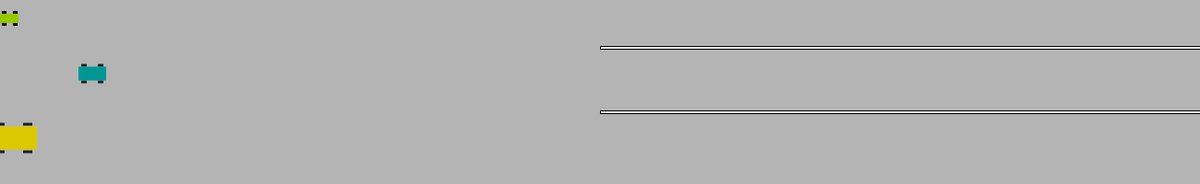
Frame 1 (no input)
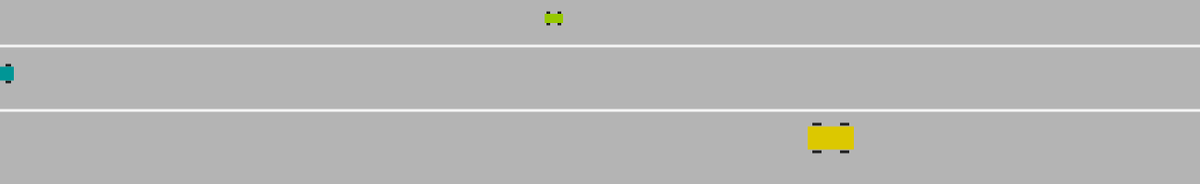
Frame 60 (the mouse pressed at the canvas centre just before this capture)
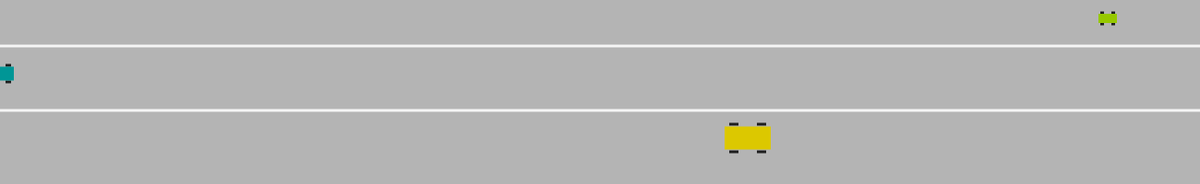
Frame 120 (the mouse held since frame 60 and released just before this capture)

The Processing sketch that drew these frames (run headless with seeded random() and noise(); from frame 60 on, the mouse is pressed at the canvas centre):

// Processing sketch: processing_42632
// ── processing_42632.pde

  Car myCar01;
  Car myCar02;
  Car myCar03;
  
void setup(){  
  size(1300, 200);
  myCar01=new Car(20,color(150,200,0),20, 10);
  myCar02=new Car(30,color(0, 150, 150), 80,100);
  myCar03=new Car(50,color(220,200,0), 150, 15);
}
 
void draw() {
  background(180);
  fill(245);
  rect(650,50,1300,3);
  rect(650,120,1300,3);
  myCar01.move();
  myCar02.move();
  myCar03.move();
  myCar01.bounce();
  myCar02.bounce();
  myCar03.bounce();
  myCar01.display();
  myCar02.display();
  myCar03.display();
}

  class Car {
  float x_position;
  float carsize;
  color cr;
  float y_position;
  float x_speed;
  
 
  Car(float Sz,color Cr, float Y, float car_speed) {
    x_position=0;
    cr=Cr;
    carsize=Sz;
    y_position=Y;
    x_speed=car_speed;
  }
 
  void move() {
    x_position=x_position+x_speed;
  }
  
  void bounce(){
    //if x_position reach to the end of the wall
    if (x_position > width || x_position<0) {
      //inverse the speed
      x_speed=x_speed*-1;
    }
  }
  
    void display() {
    fill(30);  
    rectMode(CENTER);
    rect(x_position-carsize*0.3, y_position-carsize*0.3, carsize*0.2, 3);
    rect(x_position+carsize*0.3, y_position-carsize*0.3, carsize*0.2, 3);
    rect(x_position-carsize*0.3, y_position+carsize*0.3, carsize*0.2, 3);
    rect(x_position+carsize*0.3, y_position+carsize*0.3, carsize*0.2, 3);
    noStroke();
    fill(cr);
    rect(x_position, y_position, carsize, carsize*0.5);
    }
}
